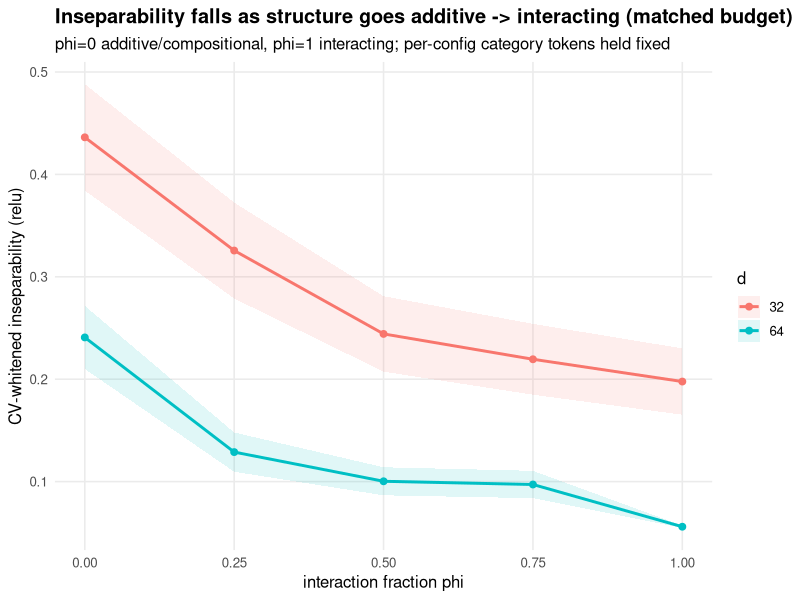
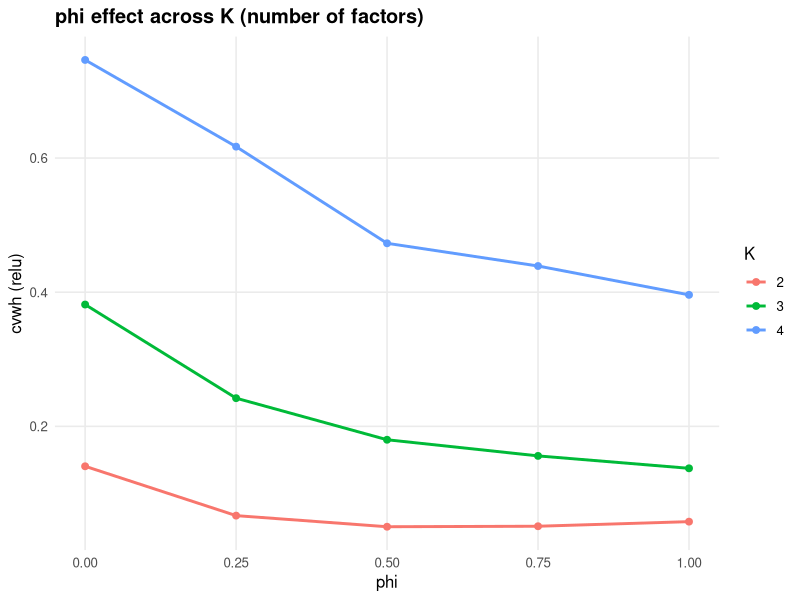

Write R code to recreate these figures, in order.
## ---- chunk 1
knitr::opts_chunk$set(echo = TRUE, warning = FALSE, message = FALSE,
                      dpi = 110, fig.align = "center")
## ---- chunk 2
library(tidyverse); library(splines)
theme_set(theme_minimal(base_size = 12) +
            theme(panel.grid.minor = element_blank(), plot.title = element_text(face = "bold")))
## ---- chunk 3
num <- function(x) suppressWarnings(as.numeric(x))
dat <- read_csv(file.path("..", "data", "experiment5b_interaction_matched_results.csv"),
                show_col_types = FALSE) %>%
  mutate(across(c(phi, capacity, cvwh_hidden, m_eff, k_item, final_loss, n_over_d), num),
         d = as.integer(d), K = as.integer(K),
         activation = factor(activation, levels = c("relu", "identity"))) %>%
  mutate(uniform_loss = log(12000),
         converged = final_loss < uniform_loss - 0.4,
         artifact  = cvwh_hidden > 1.05)          # bounded whitened measure: >1 = undersampling/rank artifact
glimpse(dat)
## ---- chunk 4
dat %>% count(d, K, activation) %>%
  pivot_wider(names_from = activation, values_from = n) %>%
  knitr::kable(caption = "Cells present, by d x K x activation")
## ---- chunk 5
dat %>% group_by(d) %>%
  summarise(identity_mean = mean(cvwh_hidden[activation == "identity"], na.rm = TRUE),
            frac_artifact = mean(cvwh_hidden > 1.05, na.rm = TRUE),
            mean_n_over_d = mean(n_over_d, na.rm = TRUE), n = n(), .groups = "drop") %>%
  knitr::kable(digits = 3, caption = "identity ~0 and frac_artifact ~0 => clean measurement (esp. check d=64)")
## ---- chunk 6
relu <- dat %>% filter(activation == "relu", converged, !artifact)
relu %>%
  group_by(d, phi) %>%
  summarise(cvwh = mean(cvwh_hidden), se = sd(cvwh_hidden) / sqrt(n()), n = n(), .groups = "drop") %>%
  ggplot(aes(phi, cvwh, colour = factor(d), fill = factor(d))) +
  geom_ribbon(aes(ymin = cvwh - se, ymax = cvwh + se), alpha = 0.12, colour = NA) +
  geom_line(linewidth = 1) + geom_point(size = 2) +
  labs(title = "Inseparability falls as structure goes additive -> interacting (matched budget)",
       subtitle = "phi=0 additive/compositional, phi=1 interacting; per-config category tokens held fixed",
       x = "interaction fraction phi", y = "CV-whitened inseparability (relu)", colour = "d", fill = "d")
## ---- chunk 7
dat %>% filter(converged, !artifact) %>%
  group_by(activation, phi) %>%
  summarise(cvwh = mean(cvwh_hidden), .groups = "drop") %>%
  pivot_wider(names_from = activation, values_from = cvwh) %>%
  knitr::kable(digits = 4, caption = "relu falls with phi; identity stays at the floor at every phi")
## ---- chunk 8
fit_dat <- relu %>% filter(!is.na(capacity), !is.na(cvwh_hidden))
fit <- lm(cvwh_hidden ~ ns(capacity, 4) + phi + factor(d), data = fit_dat)
co <- as.data.frame(coef(summary(fit))); co$term <- rownames(co)
co %>% filter(term == "phi") %>% select(term, Estimate, `Std. Error`, `Pr(>|t|)`) %>%
  knitr::kable(digits = 4, caption = "phi effect at matched capacity. <0 = additive more inseparable.")
cat(sprintf("capacity is ~flat across phi: %s\n",
            paste(round(tapply(fit_dat$capacity, fit_dat$phi, mean), 2), collapse = " / ")))
## ---- chunk 9
relu %>% group_by(K, phi) %>% summarise(cvwh = mean(cvwh_hidden), .groups = "drop") %>%
  ggplot(aes(phi, cvwh, colour = factor(K))) +
  geom_line(linewidth = 1) + geom_point(size = 2) +
  labs(title = "phi effect across K (number of factors)",
       x = "phi", y = "cvwh (relu)", colour = "K")
## ---- chunk 10
cat("
- **Measurement clean** if identity ~0 and no cvwh>1 artifacts across d (check d=64).
- **Headline**: if cvwh falls monotonically with phi (and the phi coefficient is <0 at
  matched capacity), then compositional/additive category structure entangles class and
  item MORE than interacting structure -- a genuine STRUCTURE effect, not cue richness
  (which is held fixed here) and not capacity (matched).
- **Regime**: batch=2048 -> absolute cvwh is small; read the phi contrast and the
  relu-vs-identity gap, not the raw magnitude. The learned regime survives this batch.
- **Mechanism (hypothesis)**: additive cues force the model to COMPOSE factor-signals to
  identify a config, smearing the category across factor directions that overlap item;
  interacting cues are config-specific landmarks the model reads directly, keeping the
  category localized and item separable.
")
